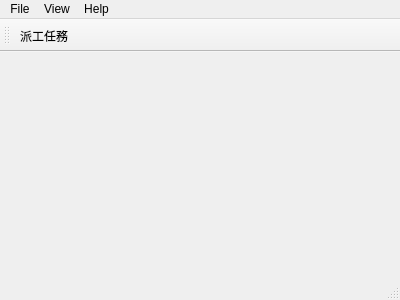
<?xml version="1.0" encoding="UTF-8"?>
<ui version="4.0">
 <class>MainWindow</class>
 <widget class="QMainWindow" name="MainWindow">
  <property name="geometry">
   <rect>
    <x>0</x>
    <y>0</y>
    <width>400</width>
    <height>300</height>
   </rect>
  </property>
  <property name="windowTitle">
   <string>PathFinder</string>
  </property>
  <widget class="QWidget" name="centralWidget"/>
  <widget class="QMenuBar" name="menuBar">
   <property name="geometry">
    <rect>
     <x>0</x>
     <y>0</y>
     <width>400</width>
     <height>22</height>
    </rect>
   </property>
   <widget class="QMenu" name="menuFile">
    <property name="title">
     <string>File</string>
    </property>
    <addaction name="actionQuit_Path_Finder"/>
   </widget>
   <widget class="QMenu" name="menuView">
    <property name="title">
     <string>View</string>
    </property>
   </widget>
   <widget class="QMenu" name="menuHelp">
    <property name="title">
     <string>Help</string>
    </property>
   </widget>
   <addaction name="menuFile"/>
   <addaction name="menuView"/>
   <addaction name="menuHelp"/>
  </widget>
  <widget class="QToolBar" name="mainToolBar">
   <attribute name="toolBarArea">
    <enum>TopToolBarArea</enum>
   </attribute>
   <attribute name="toolBarBreak">
    <bool>false</bool>
   </attribute>
   <addaction name="actionCalculatePath"/>
  </widget>
  <widget class="QStatusBar" name="statusBar"/>
  <action name="actionQuit_Path_Finder">
   <property name="text">
    <string>Quit Path Finder</string>
   </property>
  </action>
  <action name="actionCalculatePath">
   <property name="text">
    <string>派工任務</string>
   </property>
  </action>
 </widget>
 <layoutdefault spacing="6" margin="11"/>
 <resources/>
 <connections/>
</ui>
